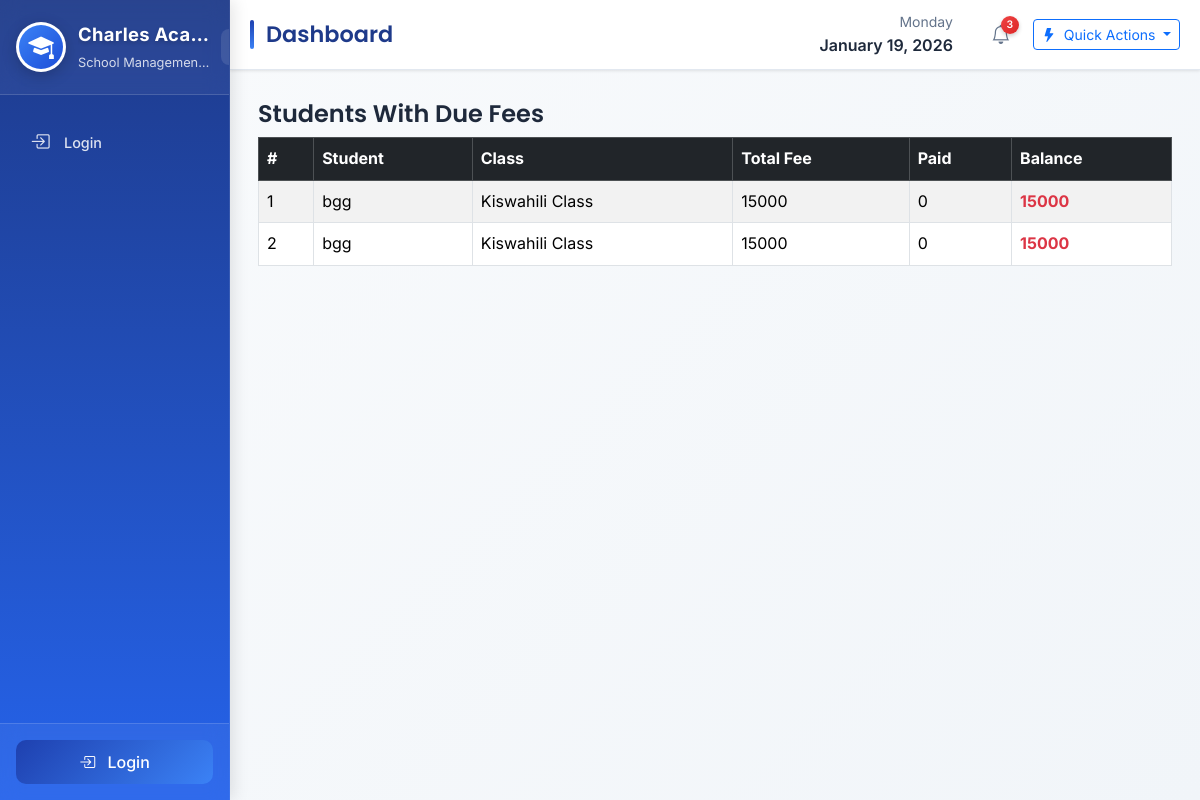
/fees/due/, run on the app's committed database.
### students/models.py (models this page shows, shortened)
class Student(models.Model):
    STATUS_CHOICES = (
        ('ACTIVE', 'Active'),
        ('GRADUATED', 'Graduated'),
        ('TRANSFERRED', 'Transferred'),
    )
    user = models.OneToOneField(settings.AUTH_USER_MODEL, on_delete=models.CASCADE, null=True, blank=True)
    full_name = models.CharField(max_length=200)
    email = models.EmailField(unique=True, blank=True, null=True)  # ✅ New email field
    photo = models.ImageField(upload_to='students/', blank=True)
    classroom = models.ForeignKey(ClassRoom, on_delete=models.SET_NULL, null=True)
    admission_year = models.PositiveIntegerField(default=timezone.now().year)
    registration_number = models.CharField(max_length=50, unique=True)
    status = models.CharField(max_length=20, choices=STATUS_CHOICES, default='ACTIVE')
    documents = models.FileField(upload_to='documents/', blank=True)
    class Meta:
        verbose_name = "Student"
        verbose_name_plural = "Students"
        ordering = ['full_name']

### classes/models.py (models this page shows)
class ClassRoom(models.Model):
    name = models.CharField(max_length=100)
    code = models.CharField(max_length=10)
    fee = models.PositiveIntegerField(default=30000)

### fees/views.py (the view)
# urls.py: path('due/', views.due_fee_list, name='due_fee_list'),
def due_fee_list(request):
    settings_obj = SchoolSettings.objects.first()
    students = Student.objects.all()
    due_list = []
    for student in students:
        if not student.classroom:
            continue
        try:
            structure = FeeStructure.objects.get(classroom=student.classroom)
            total_fee = structure.total_fee
        except FeeStructure.DoesNotExist:
            continue
        paid = Payment.objects.filter(
            student=student
        ).aggregate(total=Sum('amount_paid'))['total'] or 0
        balance = total_fee - paid
        if balance > 0:
            due_list.append({
                'student': student,
                'total_fee': total_fee,
                'paid': paid,
                'balance': balance
            })
    return render(request, 'fees/due_fee_list.html', {
        'due_list': due_list,
        'school_settings': settings_obj
    })

### templates/fees/due_fee_list.html
{% extends 'base.html' %}
{% block content %}
<h4>Students With Due Fees</h4>
<table class="table table-bordered table-striped">
    <thead class="table-dark">
        <tr>
            <th>#</th>
            <th>Student</th>
            <th>Class</th>
            <th>Total Fee</th>
            <th>Paid</th>
            <th>Balance</th>
        </tr>
    </thead>
    <tbody>
        {% for d in due_list %}
        <tr>
            <td>{{ forloop.counter }}</td>
            <td>{{ d.student.full_name }}</td>
            <td>{{ d.student.classroom.name }}</td>
            <td>{{ d.total_fee }}</td>
            <td>{{ d.paid }}</td>
            <td class="text-danger fw-bold">{{ d.balance }}</td>
        </tr>
        {% empty %}
        <tr>
            <td colspan="6" class="text-center text-muted">
                No students with due fees 🎉
            </td>
        </tr>
        {% endfor %}
    </tbody>
</table>
{% endblock %}

### templates/base.html (style rules this page uses)
:root { --primary-color: #1e40af; --primary-light: #3b82f6; --primary-dark: #1e3a8a; --secondary-color: #2563eb; --accent-color: #60a5fa; --sidebar-blue: #1e3a8a; --sidebar-gradient: linear-gradient(180deg, #1e3a8a 0%, #2563eb 100%); --sidebar-hover: rgba(255, 255, 255, 0.15); --light-bg: #f8fafc; --dark-text: #1e293b; --light-text: #64748b; --success-color: #10b981; --warning-color: #f59e0b; --danger-color: #ef4444; --sidebar-width: 280px; --sidebar-collapsed: 80px; --header-height: 70px; --shadow-sm: 0 1px 3px rgba(0,0,0,0.1); --shadow-md: 0 4px 6px -1px rgba(0,0,0,0.1); --shadow-lg: 0 10px 15px -3px rgba(0,0,0,0.1); --border-radius: 12px; --transition: all 0.3s cubic-bezier(0.4, 0, 0.2, 1); --mobile-breakpoint: 992px; }
* { margin: 0; padding: 0; box-sizing: border-box; }
html { font-size: 16px; -webkit-text-size-adjust: 100%; text-size-adjust: 100%; scroll-behavior: smooth; }
body { font-family: 'Inter', sans-serif; background-color: var(--light-bg); color: var(--dark-text); line-height: 1.6; overflow-x: hidden; min-height: 100vh; -webkit-font-smoothing: antialiased; -moz-osx-font-smoothing: grayscale; }
h1, h2, h3, h4, h5, h6 { font-family: 'Poppins', sans-serif; font-weight: 600; line-height: 1.3; }

### data on the page
Student: student.full_name "bgg", student.classroom.name "Kiswahili Class", total_fee "15000", paid "0", balance "15000"
Student: student.full_name "bgg", student.classroom.name "Kiswahili Class", total_fee "15000", paid "0", balance "15000"
